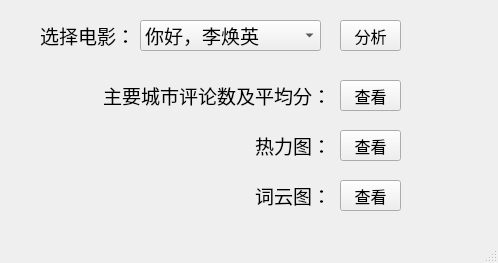
<?xml version="1.0" encoding="UTF-8"?>
<ui version="4.0">
 <class>MainWindow</class>
 <widget class="QMainWindow" name="MainWindow">
  <property name="geometry">
   <rect>
    <x>0</x>
    <y>0</y>
    <width>498</width>
    <height>263</height>
   </rect>
  </property>
  <property name="windowTitle">
   <string>影视作品分析</string>
  </property>
  <widget class="QWidget" name="centralwidget">
   <widget class="QLabel" name="label">
    <property name="geometry">
     <rect>
      <x>40</x>
      <y>20</y>
      <width>101</width>
      <height>31</height>
     </rect>
    </property>
    <property name="font">
     <font>
      <pointsize>14</pointsize>
     </font>
    </property>
    <property name="text">
     <string>选择电影：</string>
    </property>
   </widget>
   <widget class="QComboBox" name="comboBox">
    <property name="geometry">
     <rect>
      <x>140</x>
      <y>20</y>
      <width>181</width>
      <height>31</height>
     </rect>
    </property>
    <property name="font">
     <font>
      <pointsize>14</pointsize>
     </font>
    </property>
    <item>
     <property name="text">
      <string>你好，李焕英</string>
     </property>
    </item>
    <item>
     <property name="text">
      <string>唐人街探案3</string>
     </property>
    </item>
    <item>
     <property name="text">
      <string>熊出没·狂野大陆</string>
     </property>
    </item>
    <item>
     <property name="text">
      <string>夺冠</string>
     </property>
    </item>
    <item>
     <property name="text">
      <string>我和我的家乡</string>
     </property>
    </item>
   </widget>
   <widget class="QPushButton" name="pushButton">
    <property name="geometry">
     <rect>
      <x>340</x>
      <y>20</y>
      <width>61</width>
      <height>31</height>
     </rect>
    </property>
    <property name="font">
     <font>
      <pointsize>12</pointsize>
     </font>
    </property>
    <property name="text">
     <string>分析</string>
    </property>
   </widget>
   <widget class="QLabel" name="label_2">
    <property name="geometry">
     <rect>
      <x>100</x>
      <y>80</y>
      <width>231</width>
      <height>31</height>
     </rect>
    </property>
    <property name="font">
     <font>
      <pointsize>14</pointsize>
     </font>
    </property>
    <property name="text">
     <string>主要城市评论数及平均分：</string>
    </property>
    <property name="alignment">
     <set>Qt::AlignRight|Qt::AlignTrailing|Qt::AlignVCenter</set>
    </property>
   </widget>
   <widget class="QPushButton" name="pushButton_2">
    <property name="geometry">
     <rect>
      <x>340</x>
      <y>80</y>
      <width>61</width>
      <height>31</height>
     </rect>
    </property>
    <property name="font">
     <font>
      <pointsize>12</pointsize>
     </font>
    </property>
    <property name="text">
     <string>查看</string>
    </property>
   </widget>
   <widget class="QLabel" name="label_3">
    <property name="geometry">
     <rect>
      <x>100</x>
      <y>130</y>
      <width>231</width>
      <height>31</height>
     </rect>
    </property>
    <property name="font">
     <font>
      <pointsize>14</pointsize>
     </font>
    </property>
    <property name="layoutDirection">
     <enum>Qt::LeftToRight</enum>
    </property>
    <property name="text">
     <string>热力图：</string>
    </property>
    <property name="alignment">
     <set>Qt::AlignRight|Qt::AlignTrailing|Qt::AlignVCenter</set>
    </property>
   </widget>
   <widget class="QPushButton" name="pushButton_3">
    <property name="geometry">
     <rect>
      <x>340</x>
      <y>130</y>
      <width>61</width>
      <height>31</height>
     </rect>
    </property>
    <property name="font">
     <font>
      <pointsize>12</pointsize>
     </font>
    </property>
    <property name="text">
     <string>查看</string>
    </property>
   </widget>
   <widget class="QPushButton" name="pushButton_4">
    <property name="geometry">
     <rect>
      <x>340</x>
      <y>180</y>
      <width>61</width>
      <height>31</height>
     </rect>
    </property>
    <property name="font">
     <font>
      <pointsize>12</pointsize>
     </font>
    </property>
    <property name="text">
     <string>查看</string>
    </property>
   </widget>
   <widget class="QLabel" name="label_4">
    <property name="geometry">
     <rect>
      <x>100</x>
      <y>180</y>
      <width>231</width>
      <height>31</height>
     </rect>
    </property>
    <property name="font">
     <font>
      <pointsize>14</pointsize>
     </font>
    </property>
    <property name="layoutDirection">
     <enum>Qt::LeftToRight</enum>
    </property>
    <property name="text">
     <string>词云图：</string>
    </property>
    <property name="alignment">
     <set>Qt::AlignRight|Qt::AlignTrailing|Qt::AlignVCenter</set>
    </property>
   </widget>
  </widget>
  <widget class="QMenuBar" name="menubar">
   <property name="geometry">
    <rect>
     <x>0</x>
     <y>0</y>
     <width>498</width>
     <height>23</height>
    </rect>
   </property>
  </widget>
  <widget class="QStatusBar" name="statusbar"/>
 </widget>
 <resources/>
 <connections/>
</ui>
